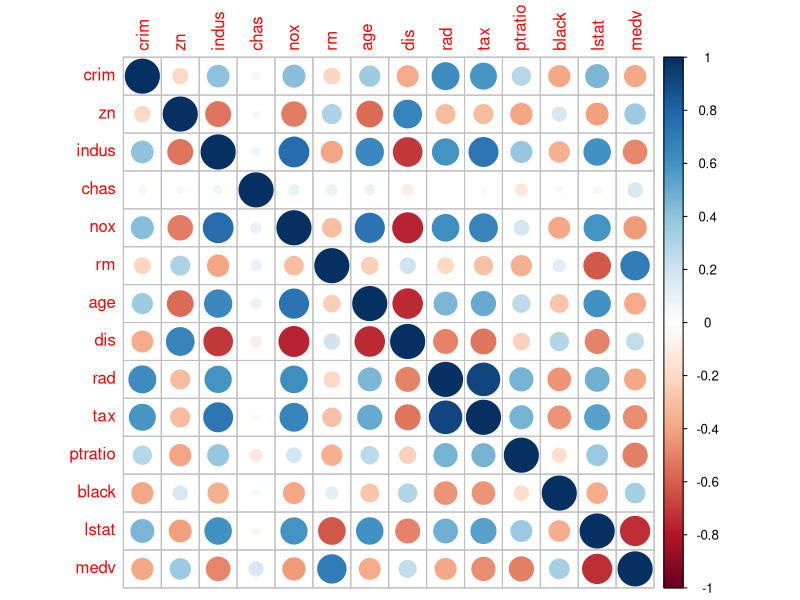
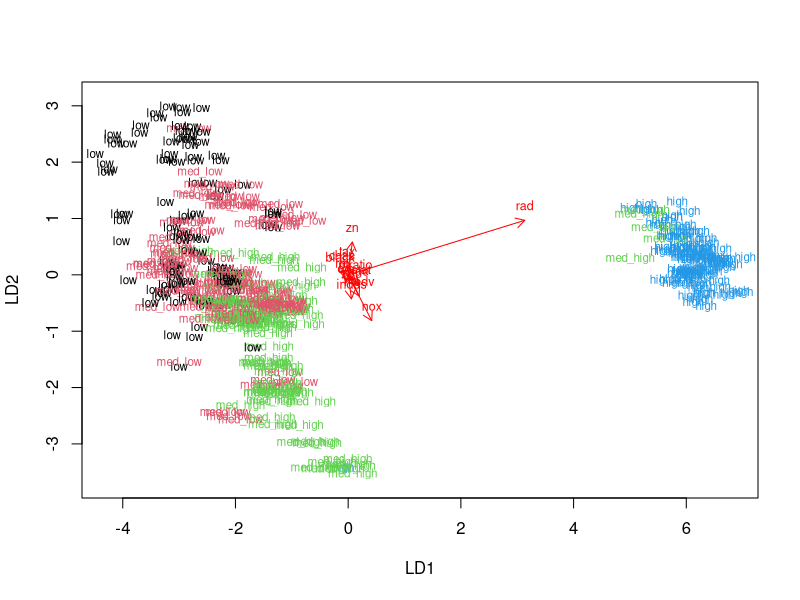
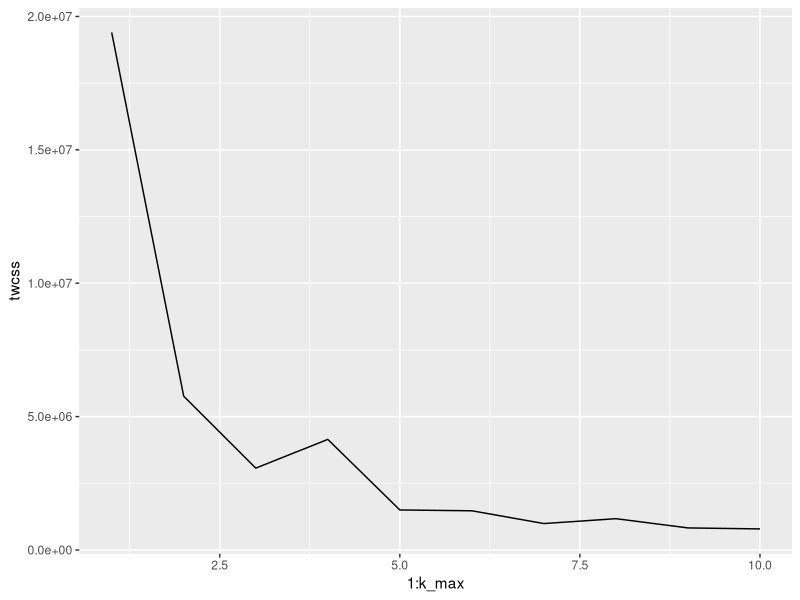
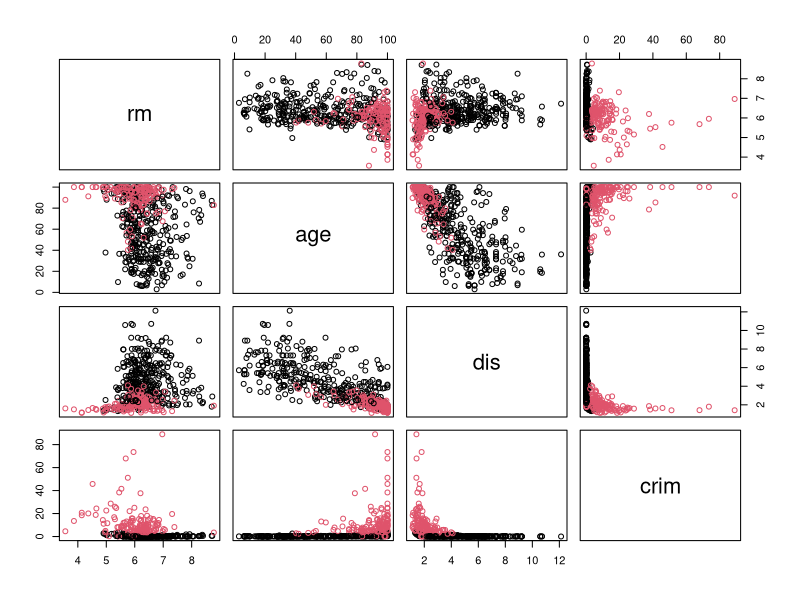
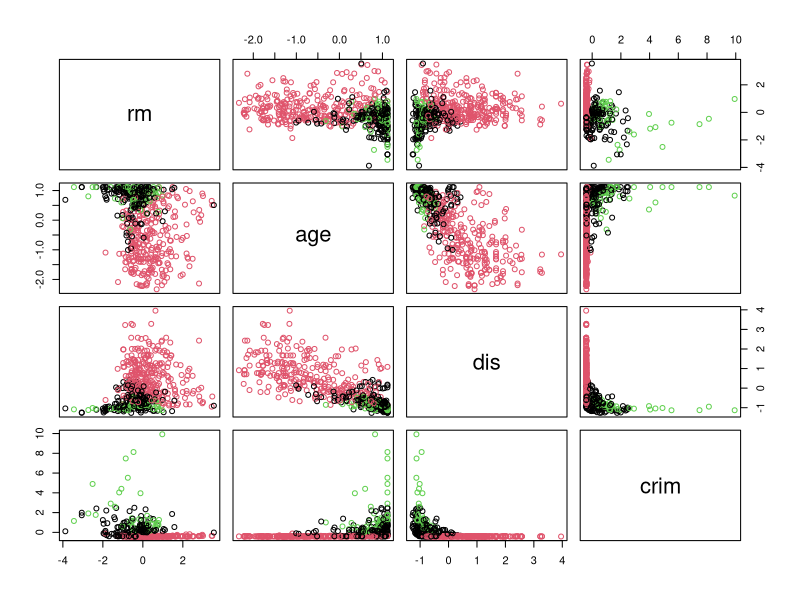
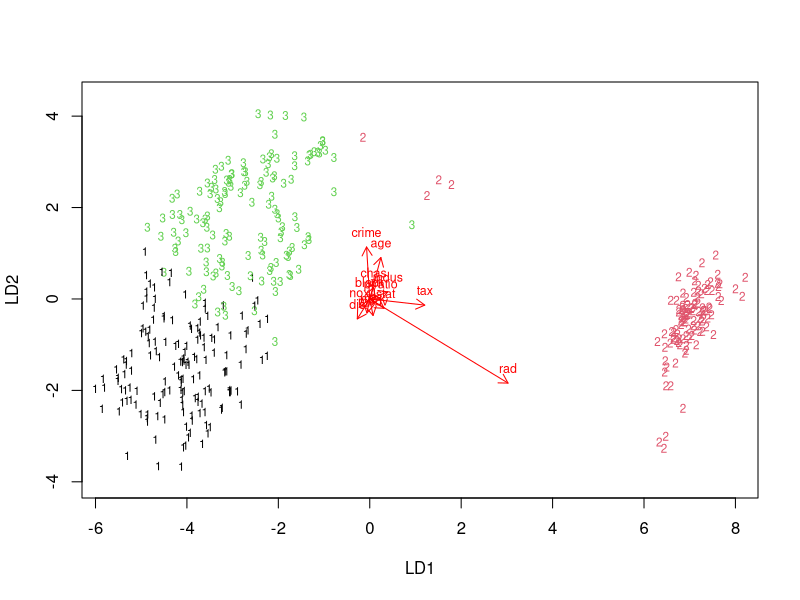

The R script that drew these images, in order:
## ---- chunk 1
library(MASS)
library(ggplot2)
data("Boston")
set.seed(10) # make sure results are always same
## ---- chunk 2
# print variable names and dimensions of the data
str(Boston)
## ---- chunk 3

# calculate the correlation matrix and round it
cor_matrix <- cor(Boston) 
round(cor_matrix, digits = 2)

# visualize the correlation matrix
library(corrplot)
corrplot(cor_matrix, method="circle")

## ---- chunk 4
summary(Boston)
## ---- chunk 5
# center and standardize variables
boston_scaled <- as.data.frame(scale(Boston))
# make crime rate variable numeric
boston_scaled$crim <- as.numeric(boston_scaled$crim)
summary(boston_scaled)
## ---- chunk 6
# divide data to bins
bins <- quantile(boston_scaled$crim)
bins

# create a categorical variable 
crime <- cut(boston_scaled$crim, breaks = bins, include.lowest = TRUE, labels = c("low", "med_low", "med_high", "high"))

# print table of the new variable
table(crime)

# drop the old crime rate variable from the dataset
boston_scaled <- dplyr::select(boston_scaled, -crim)

# add the new categorical value to scaled data
boston_scaled <- data.frame(boston_scaled, crime)
## ---- chunk 7
# choose randomly 80% of the rows
n <- nrow(boston_scaled)
ind <- sample(n,  size = n * 0.8)

# create train and test set
train <- boston_scaled[ind,]
test <- boston_scaled[-ind,]

## ---- chunk 8
# linear discriminant analysis
lda.fit <- lda(crime ~ ., data = train)
lda.fit

# the function for lda biplot arrows
lda.arrows <- function(x, myscale = 1, arrow_heads = 0.1, color = "red", tex = 0.75, choices = c(1,2)){
  heads <- coef(x)
  graphics::arrows(x0 = 0, y0 = 0, 
         x1 = myscale * heads[,choices[1]], 
         y1 = myscale * heads[,choices[2]], col=color, length = arrow_heads)
  text(myscale * heads[,choices], labels = row.names(heads), 
       cex = tex, col=color, pos=3)
}

# target classes as numeric
classes <- as.numeric(train$crime)

# plot the lda results
plot(lda.fit, dimen = 2, col = classes, pch = classes)
lda.arrows(lda.fit, myscale = 1)

## ---- chunk 9
# separate the correct classes from test data
correct_classes <- test$crime
test <- dplyr::select(test, -crime)

# predict classes with test data
lda.pred <- predict(lda.fit, newdata = test)
table(correct = correct_classes, predicted = lda.pred$class)

## ---- chunk 10
# reload Boston data
data("Boston")
set.seed(1)
# center and standardize variables
boston_scaled <- as.data.frame(scale(Boston))
boston_scaled$crim <- as.numeric(boston_scaled$crim)
## ---- chunk 11
# euclidean distance matrix
dist_eu <- dist(Boston)
summary(dist_eu)
## ---- chunk 12
k_max <- 10
# calculate the total within sum of squares
twcss <- sapply(1:k_max, function(k){kmeans(Boston, k)$tot.withinss})
# visualize the results
qplot(x = 1:k_max, y = twcss, geom = 'line')
## ---- chunk 13
# k-means clustering
km <- kmeans(Boston, centers = 2)

# plot part of the dataset with clusters
pairs(Boston[c("rm", "age", "dis", "crim")], col = km$cluster)

## ---- chunk 14
boston_scaled <- as.data.frame(scale(Boston))
boston_scaled$crim <- as.numeric(boston_scaled$crim)

km <- kmeans(boston_scaled, centers = 3)
pairs(boston_scaled[c("rm", "age", "dis", "crim")], col = km$cluster)
## ---- chunk 15
train$crime <-as.numeric(train$crime)
km <- kmeans(train, centers = 3)
# linear discriminant analysis
lda.fit <- lda(km$cluster ~ ., data = train)
lda.fit

# the function for lda biplot arrows
lda.arrows <- function(x, myscale = 1, arrow_heads = 0.1, color = "red", tex = 0.75, choices = c(1,2)){
  heads <- coef(x)
  graphics::arrows(x0 = 0, y0 = 0, 
         x1 = myscale * heads[,choices[1]], 
         y1 = myscale * heads[,choices[2]], col=color, length = arrow_heads)
  text(myscale * heads[,choices], labels = row.names(heads), 
       cex = tex, col=color, pos=3)
}

# target classes as numeric
classes <- as.numeric(train$crim)

# plot the lda results
plot(lda.fit, dimen = 2, col = km$cluster, pch = km$cluster)
lda.arrows(lda.fit, myscale = 1)

